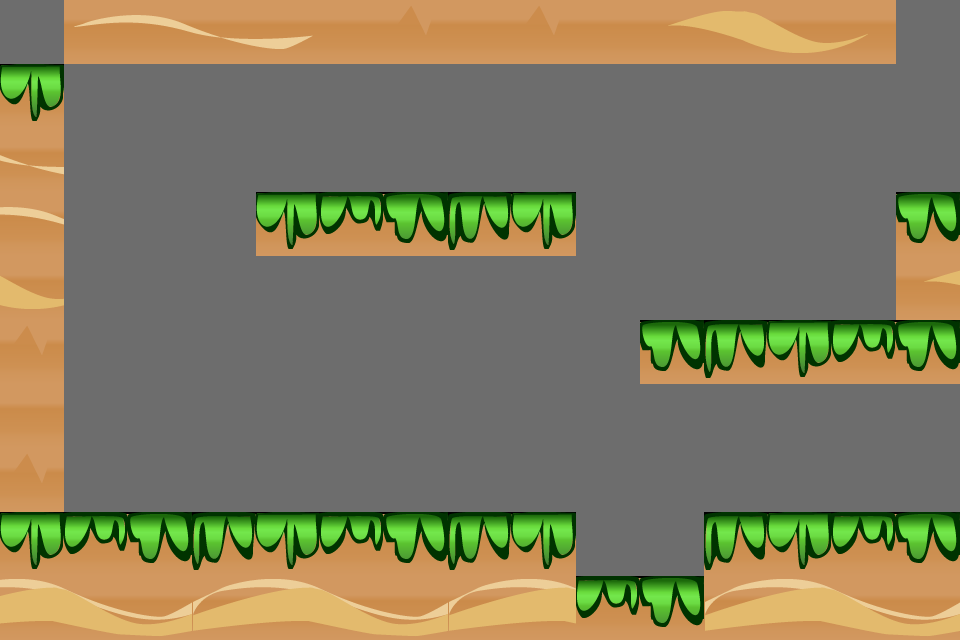

This is a level from a 2D game, rendered from its Tiled map with the project's own tilesets. A one-line summary and the map file follow, with tile-layer data summarised:
An orthogonal 15x10 tile map with 64x64 px tiles, 1 tile layer (foreground), 1 hidden layer not drawn, 2 tilesets and 9 objects (4x Coin, 2x Shell, Rock, Arrow, Down).

<map version="1.0" orientation="orthogonal" width="15" height="10" tilewidth="64" tileheight="64" backgroundcolor="#6d6d6d">
 <properties>
  <property name="gravity" value="up" />
 </properties>
 <tileset firstgid="1" name="sand" tilewidth="64" tileheight="64">
  <image source="../img/map/sand-tiles-64x64.png" width="256" height="320" />
 </tileset>
 <tileset firstgid="21" name="metatiles" tilewidth="64" tileheight="64">
  <image source="../img/map/metatiles-64x64.png" width="320" height="64" />
  <tile id="0">
   <properties>
    <property name="type" value="solid" />
   </properties>
  </tile>
  <tile id="1">
   <properties>
    <property name="type" value="plataform" />
   </properties>
  </tile>
  <tile id="2">
   <properties>
    <property name="type" value="lslope" />
   </properties>
  </tile>
  <tile id="3">
   <properties>
    <property name="type" value="rslope" />
   </properties>
  </tile>
  <tile id="4">
   <properties>
    <property name="type" value="ladder" />
   </properties>
  </tile>
 </tileset>
 <imagelayer name="background" width="15" height="10">
  <image source="background01" />
 </imagelayer>
 <imagelayer name="foreground" width="15" height="10">
  <image source="foreground01" />
 </imagelayer>
 <layer name="foreground" width="15" height="10">
  <data>[150 cells, 60 non-empty, 20 distinct tile ids]</data>
 </layer>
 <layer name="collision" width="15" height="10" visible="0">
  <data>[150 cells, 62 non-empty, 1 distinct tile ids]</data>
 </layer>
 <objectgroup name="objects" width="15" height="10">
  <object name="Rock" x="896" y="64" width="58" height="96">
   <properties>
    <property name="image" value="player-96x102" />
    <property name="spriteheight" value="102" />
    <property name="spritewidth" value="96" />
   </properties>
  </object>
  <object name="Arrow" x="944" y="384" width="13" height="128">
   <properties>
    <property name="to" value="stage-01.07" />
   </properties>
  </object>
  <object name="Shell" x="320" y="256" width="64" height="64" />
  <object name="Shell" x="320" y="64" width="64" height="64" />
  <object name="Down" x="384" y="64" width="64" height="64" />
  <object name="Coin" x="640" y="128" width="64" height="64" />
  <object name="Coin" x="256" y="384" width="64" height="64" />
  <object name="Coin" x="640" y="384" width="64" height="64" />
  <object name="Coin" x="704" y="384" width="64" height="64" />
 </objectgroup>
</map>
